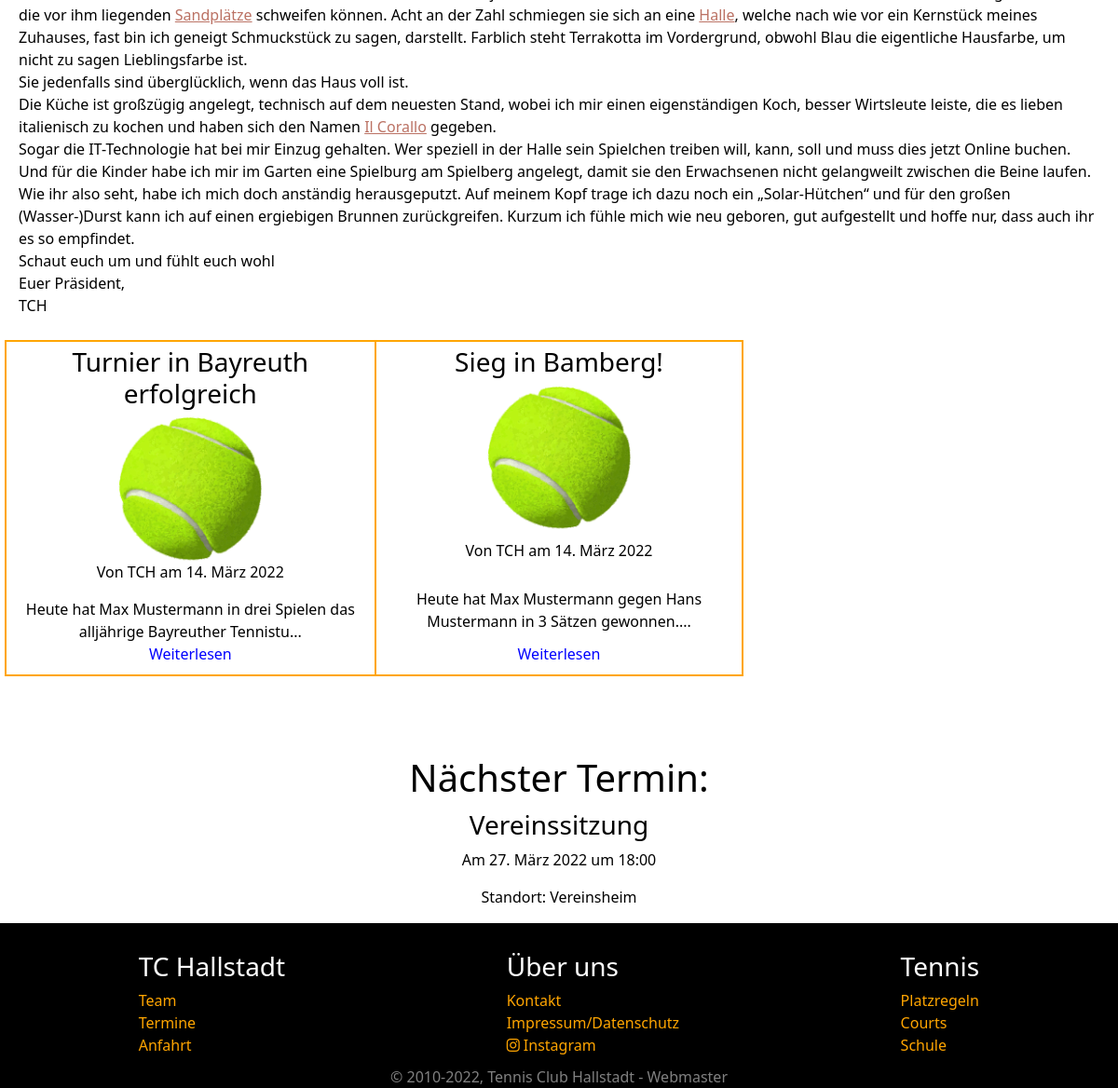
Before: / (lower part) with the older database file.
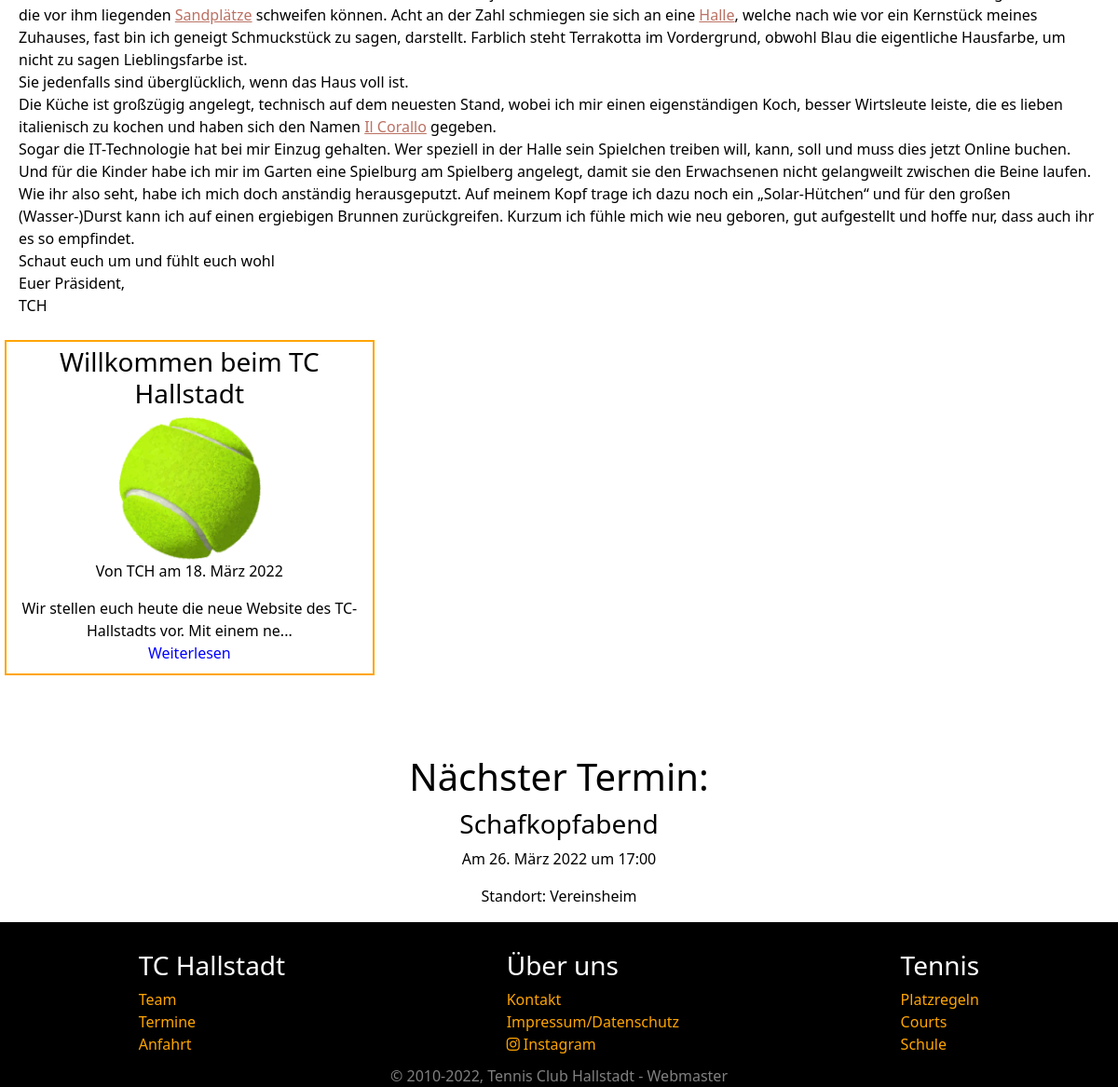
After: the same page with the newer database file.
### tennisclub/models.py (models this page shows, shortened)
class BlogPost(models.Model):
    titel = models.CharField(max_length=50, verbose_name='Titel *')
    creation = models.DateTimeField(auto_now_add=True, blank=True, editable=False)
    inhalt = models.CharField(max_length=2000, verbose_name='Inhalt *')
    bild = models.ImageField(blank=True, default="tennisball.png")
    autor = models.ForeignKey(User, on_delete=models.CASCADE)
    uuid = models.UUIDField(primary_key=True, default=uuid.uuid4, editable=False)
    date= models.DateField(verbose_name='Datum *')
    standort = models.CharField(max_length=50, blank=True, null=True)
    def snippet(self):
        return self.inhalt[:75] + '...'

class Termine(models.Model):
    bezeichnung = models.CharField(max_length=50, verbose_name='Bezeichnung *')
    autor = models.ForeignKey(User, on_delete=models.CASCADE)
    uuid = models.UUIDField(primary_key=True, default=uuid.uuid4, editable=False)
    date = models.DateField(verbose_name='Datum *')
    time = models.TimeField(verbose_name='Uhrzeit', blank=True, null=True)
    location = models.CharField(max_length=100, verbose_name='Standort', blank=True, null=True)
    def __str__(self):
        return self.bezeichnung[:30] + '...'

### tennisclub/views.py (the view)
# urls.py: path('', views.index_view, name="index"),
def index_view(request):
    startdate = date.today()
    enddate = startdate - timedelta(days=14)
    blogPosts = BlogPost.objects.all().filter(date__range=[enddate, startdate]).order_by('-date')[:3]
    termineenddate = startdate + timedelta(days=14)
    nextTermin = Termine.objects.all().filter(date__range=[startdate, termineenddate]).order_by('date')[:1].first()
    print(termineenddate)
    print(nextTermin)
    return render(request, 'index.html', {'blogPosts': blogPosts, 'termin': nextTermin})

### tennisclub/templates/index.html (shortened to what this page needs)
{% extends 'base.html' %} {% load static %} {% block content %}
<div class="willkommenstext" id="willkommen">
  Lieber Gast, <br />
  dass bei mir nichts Liebreizendes zu finden wäre – ganz im Gegenteil!<br />
  etabliert zu fühlen.<br />
  Lieblingsfarbe ist. <br />
 <a style="color:#bb7264 ; text-decoration:underline !important" href="/tennis/courts"> Sandplätze</a> schweifen können. Acht an der Zahl schmiegen sie sich an eine <a style="color:#bb7264; text-decoration:underline !important" href="/tennis/courts"> Halle</a>, welche nach wie vor ein Kernstück meines Zuhauses, fast bin ich geneigt Schmuckstück zu sagen, darstellt. Farblich steht Terrakotta im Vordergrund, obwohl Blau die eigentliche Hausfarbe, um nicht zu sagen Lieblingsfarbe ist. <br>
  Sie jedenfalls sind überglücklich, wenn das Haus voll ist.<br />
Die Küche ist großzügig angelegt, technisch auf dem neuesten Stand, wobei ich mir einen eigenständigen Koch, besser Wirtsleute leiste, die es lieben italienisch zu kochen und haben sich den Namen <a style="color:#bb7264; text-decoration:underline !important;" href="https://www.ristorante-il-corallo.de/">Il Corallo</a> gegeben.<br>
  Sogar die IT-Technologie hat bei mir Einzug gehalten. Wer speziell in der
  Halle sein Spielchen treiben will, kann, soll und muss dies jetzt Online
  buchen.<br />
  Und für die Kinder habe ich mir im Garten eine Spielburg am Spielberg
  angelegt, damit sie den Erwachsenen nicht gelangweilt zwischen die Beine
  laufen.<br />
  Wie ihr also seht, habe ich mich doch anständig herausgeputzt. Auf meinem Kopf
  trage ich dazu noch ein „Solar-Hütchen“ und für den großen (Wasser-)Durst kann
  ich auf einen ergiebigen Brunnen zurückgreifen. Kurzum ich fühle mich wie neu
  geboren, gut aufgestellt und hoffe nur, dass auch ihr es so empfindet.<br />
  Schaut euch um und fühlt euch wohl<br />
  Euer Präsident, <br />
  TCH
</div>
<div class="blog_posts_homepage">
  {% for blogPost in blogPosts %}
  <div class="blog_post">
    <div class="blog_post_card">
      <a
        style="
          color: black;
          display: flex;
          flex-direction: column;
          align-items: center;
        "
        href="/blog/{{blogPost.uuid}}"
        ><h3>{{blogPost.titel}}</h3>
        <img
          {%
          if
          blogPost.bild.url
          !=""
          %}
          src="../../static{{blogPost.bild.url}}"
          {%
          endif
          %}
          alt=""
          style="width: 40%"
      /></a>
      <p>Von {{blogPost.autor}} am {{blogPost.date}}</p>
      <p style="margin: 0">{{blogPost.snippet}}</p>
      <a style="margin-bottom: 5px; color:blue !important;" href="/blog/{{blogPost.uuid}}"
        >Weiterlesen</a
      >
    </div>
  </div>
  {% endfor %}
</div>
{% if termin != None %}
<div class="naechster_termin">
  <div class="termin_card">
    <h1 style="margin-bottom: 10px">Nächster Termin:</h1>
    <h3>{{termin.bezeichnung}}</h3>
    <p>Am {{termin.date}} um {{termin.time}}</p>
    <p>Standort: {{termin.location}}</p>
  </div>
</div>
{% endif %}
<footer>
  <div class="footer">
    <ul>
      <li>
        <h3>TC Hallstadt</h3>
      </li>
      <li><a href="verein/team">Team</a></li>
      <li><a href="verein/termine">Termine</a></li>
      <li><a href="verein/anfahrt">Anfahrt</a></li>
    </ul>
    <ul>
      <li>
        <h3>Über uns</h3>
      </li>
      <li><a href="/kontakt">Kontakt</a></li>
      <li><a href="/impressum">Impressum/Datenschutz</a></li>
      <li>
        <a href="https://instagram.com/tchallstadt"
          ><i class="fab fa-instagram"></i> Instagram</a
        >
      </li>
    </ul>
    <ul>
      <h3>Tennis</h3>
      <li><a href="tennis/regeln">Platzregeln</a></li>
      <li><a href="tennis/courts">Courts</a></li>
      <li><a href="tennis/schule">Schule</a></li>
    </ul>
  </div>
  {% if user.is_superuser %}  <a href="/logout"><p>© 2010-2022, Tennis Club Hallstadt - Webmaster</p></a>
  {% else %}
  <a href="/login"><p>© 2010-2022, Tennis Club Hallstadt - Webmaster</p></a>
  {% endif %}
</footer>
{% endblock content %}

Changed rows visible on the page:
removed BlogPost: titel "Turnier in Bayreuth erfolgreich", bild (picture), autor "TCH", date "14. März 2022", snippet "Heute hat Max Mustermann in drei Spielen das alljährige Bayreuther Tennistu..."
removed BlogPost: titel "Sieg in Bamberg!", bild (picture), autor "TCH", date "14. März 2022", snippet "Heute hat Max Mustermann gegen Hans Mustermann in 3 Sätzen gewonnen...."
removed Termine: bezeichnung "Vereinssitzung", date "27. März 2022", time "18:00", location "Vereinsheim"
added BlogPost: titel "Willkommen beim TC Hallstadt", bild (picture), autor "TCH", date "18. März 2022", snippet "Wir stellen euch heute die neue Website des TC-Hallstadts vor. Mit einem ne..."
added Termine: bezeichnung "Schafkopfabend", date "26. März 2022", time "17:00", location "Vereinsheim"
